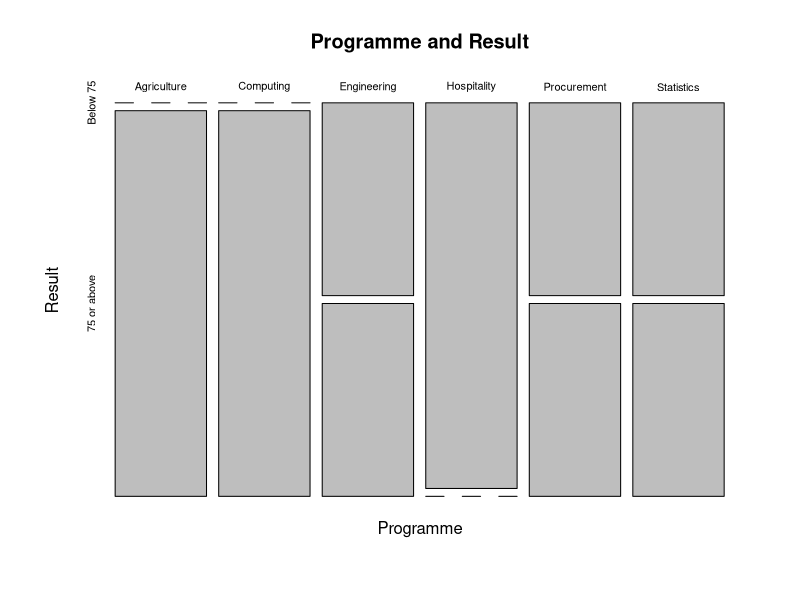

This chart was generated by the following R code:
## ---- chunk 1
options(
  digits = 4,
  scipen = 999,
  width = 90
)

set.seed(20260714)

knitr::opts_chunk$set(
  echo = TRUE,
  message = FALSE,
  warning = TRUE,
  error = FALSE,
  comment = "#>",
  collapse = TRUE,
  fig.align = "centre",
  fig.width = 7,
  fig.height = 5
)
## ---- chunk 2
student_data <- read.csv(
  "data/student_scores.csv",
  stringsAsFactors = FALSE
)

student_data$performance_group <- ifelse(
  student_data$final_score >= 75,
  "75 or above",
  "Below 75"
)

student_data$performance_group <- factor(
  student_data$performance_group,
  levels = c(
    "Below 75",
    "75 or above"
  )
)
## ---- chunk 3
programme_counts <- table(
  student_data$programme
)

programme_counts
## ---- chunk 4
goodness_test <- chisq.test(
  programme_counts,
  p = rep(
    1 /
      length(
        programme_counts
      ),
    length(
      programme_counts
    )
  )
)

goodness_test
## ---- chunk 5
number_of_programmes <- length(
  programme_counts
)

expected_proportions <- seq_len(
  number_of_programmes
)

expected_proportions <- expected_proportions /
  sum(
    expected_proportions
  )

names(
  expected_proportions
) <- names(
  programme_counts
)

sum(
  expected_proportions
)

chisq.test(
  programme_counts,
  p = expected_proportions
)
## ---- chunk 6
programme_result_table <- table(
  student_data$programme,
  student_data$performance_group
)

if (
  nrow(
    programme_result_table
  ) < 2L ||
  ncol(
    programme_result_table
  ) < 2L
) {
  stop(
    paste(
      "The contingency table must contain at least two observed rows and",
      "two observed columns."
    ),
    call. = FALSE
  )
}

programme_result_table
## ---- chunk 7
independence_test <- chisq.test(
  programme_result_table,
  correct = FALSE
)

independence_test
## ---- chunk 8
independence_test$expected
## ---- chunk 9
row_totals <- rowSums(
  programme_result_table
)

column_totals <- colSums(
  programme_result_table
)

grand_total <- sum(
  programme_result_table
)

manual_expected <- outer(
  row_totals,
  column_totals
) / grand_total

manual_expected
## ---- chunk 10
manual_chi_square <- sum(
  (
    programme_result_table -
      manual_expected
  ) ^ 2 /
    manual_expected
)

manual_chi_square
## ---- chunk 11
expected_values <- as.vector(
  independence_test$expected
)

data.frame(
  minimum_expected =
    min(
      expected_values
    ),
  cells_below_five =
    sum(
      expected_values < 5
    ),
  percentage_below_five =
    mean(
      expected_values < 5
    ) * 100
)
## ---- chunk 12
if (
  nrow(
    programme_result_table
  ) >= 2L &&
  ncol(
    programme_result_table
  ) >= 2L
) {
  fisher_result <- fisher.test(
    programme_result_table
  )

  fisher_result
} else {
  message(
    paste(
      "Fisher's exact test was not conducted because the table has fewer",
      "than two observed rows or columns."
    )
  )
}
## ---- chunk 13
chisq.test(
  programme_result_table,
  simulate.p.value = TRUE,
  B = 5000
)
## ---- chunk 14
independence_test$residuals
## ---- chunk 15
independence_test$stdres
## ---- chunk 16
cell_contributions <- (
  programme_result_table -
    independence_test$expected
) ^ 2 /
  independence_test$expected

cell_contributions
## ---- chunk 17
row_percentages <- prop.table(
  programme_result_table,
  margin = 1
) * 100

row_percentages
## ---- chunk 18
column_percentages <- prop.table(
  programme_result_table,
  margin = 2
) * 100

column_percentages
## ---- chunk 19
chi_square_value <- unname(
  independence_test$statistic
)

n_total <- sum(
  programme_result_table
)

number_rows <- nrow(
  programme_result_table
)

number_columns <- ncol(
  programme_result_table
)

cramers_v <- sqrt(
  chi_square_value /
    (
      n_total *
      min(
        number_rows - 1,
        number_columns - 1
      )
    )
)

cramers_v
## ---- chunk 20
small_table <- matrix(
  c(
    30,
    20,
    15,
    35
  ),
  nrow = 2,
  byrow = TRUE
)

small_test <- chisq.test(
  small_table,
  correct = FALSE
)

phi <- sqrt(
  unname(
    small_test$statistic
  ) /
    sum(
      small_table
    )
)

phi
## ---- chunk 21
chisq.test(
  small_table,
  correct = TRUE
)

chisq.test(
  small_table,
  correct = FALSE
)
## ---- chunk 22
mosaicplot(
  programme_result_table,
  main = "Programme and Result",
  xlab = "Programme",
  ylab = "Result"
)
## ---- chunk 23
report_goodness_of_fit <- function(
  observed_counts,
  expected_proportions = NULL
) {
  if (is.null(
    expected_proportions
  )) {
    expected_proportions <- rep(
      1 /
        length(
          observed_counts
        ),
      length(
        observed_counts
      )
    )
  }

  if (abs(
    sum(
      expected_proportions
    ) - 1
  ) > 1e-8) {
    stop(
      "Expected proportions must sum to one.",
      call. = FALSE
    )
  }

  result <- chisq.test(
    observed_counts,
    p = expected_proportions
  )

  data.frame(
    chi_square =
      unname(
        result$statistic
      ),
    degrees_of_freedom =
      unname(
        result$parameter
      ),
    p_value =
      result$p.value,
    minimum_expected =
      min(
        result$expected
      ),
    stringsAsFactors = FALSE
  )
}

report_goodness_of_fit(
  programme_counts
)
## ---- chunk 24
report_chi_square_independence <- function(
  table_object
) {
  if (!is.matrix(
    table_object
  ) &&
      !inherits(
        table_object,
        "table"
      )) {
    stop(
      "`table_object` must be a table or matrix.",
      call. = FALSE
    )
  }

  result <- chisq.test(
    table_object,
    correct = FALSE
  )

  total_n <- sum(
    table_object
  )

  r <- nrow(
    table_object
  )

  c <- ncol(
    table_object
  )

  v <- sqrt(
    unname(
      result$statistic
    ) /
      (
        total_n *
        min(
          r - 1,
          c - 1
        )
      )
  )

  data.frame(
    chi_square =
      unname(
        result$statistic
      ),
    degrees_of_freedom =
      unname(
        result$parameter
      ),
    p_value =
      result$p.value,
    cramers_v =
      v,
    minimum_expected =
      min(
        result$expected
      ),
    cells_below_five =
      sum(
        result$expected < 5
      ),
    stringsAsFactors = FALSE
  )
}

report_chi_square_independence(
  programme_result_table
)
